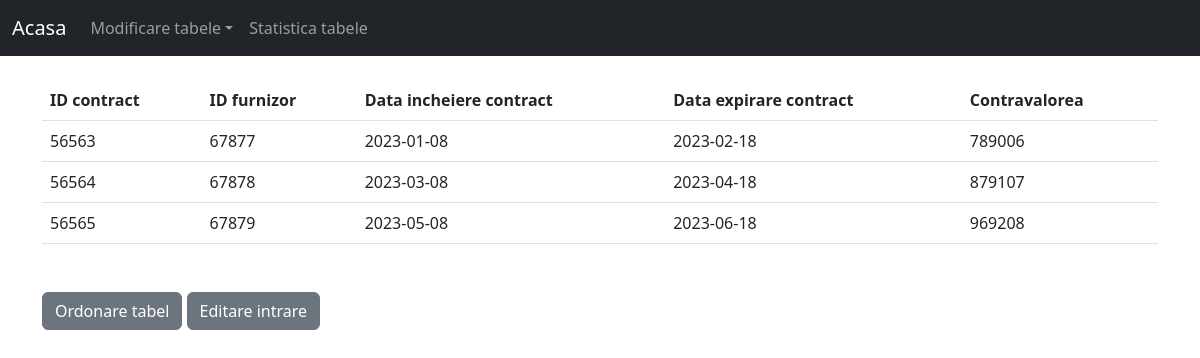
The app's page /website/afisare_contract.php with its own data.
### tables this page shows
CREATE TABLE `contract` (
  `id_contract` int(11) NOT NULL,
  `id_furnizor` int(11) NOT NULL,
  `data_incheiere_contract` date NOT NULL,
  `data_expirare_contract` date NOT NULL,
  `contravaloare` float NOT NULL
);

### website/afisare_contract.php (the view, shortened to what this page needs)
<?php
include 'conexiune_bd.php';
?>
<!doctype html>
<html>
<head>
    <link href="https://cdn.jsdelivr.net/npm/bootstrap@5.2.3/dist/css/bootstrap.min.css" rel="stylesheet">
</head>
<body style="background-color:#ffffff">
    <?php
        require 'navbar.php';
    ?>
<div class="container">
<table class="table mb-5">
  <thead>
    <tr>
      <th scope="col">ID contract</th>
      <th scope="col">ID furnizor</th>
      <th scope="col">Data incheiere contract</th>
      <th scope="col">Data expirare contract</th>
      <th scope="col">Contravalorea</th>
    </tr>
  </thead>
  <tbody>
<?php
 if (!isset($_GET['orderby']))
     $stmt = $conn->prepare("SELECT * FROM contract");
 $stmt->execute();
 $results = $stmt->fetchAll(PDO::FETCH_ASSOC);
 foreach ($results as $result)
 {
    ?>
     <tr>
         <td><?= $result['id_contract'] ?></td>
         <td><?= $result['id_furnizor'] ?></td>
	 <td><?= $result['data_incheiere_contract'] ?></td>
	 <td><?= $result['data_expirare_contract'] ?></td>
         <td><?= $result['contravaloare'] ?></td>
     </tr>
 <?php } ?>
 </tbody>
    </table>
    <p>
  <button class="btn btn-secondary" type="button" data-bs-toggle="collapse" data-bs-target="#collapse1" aria-expanded="false" aria-controls="collapseExample">
    Ordonare tabel
  </button>
  <button class="btn btn-secondary" type="button" data-bs-toggle="collapse" data-bs-target="#collapse2" aria-expanded="false" aria-controls="collapseExample">
    Editare intrare
  </button>
</p>
 </div>
</body>
</html>

### records on screen
contract: id_contract "56563", id_furnizor "67877", data_incheiere_contract "2023-01-08", data_expirare_contract "2023-02-18", contravaloare "789006"
contract: id_contract "56564", id_furnizor "67878", data_incheiere_contract "2023-03-08", data_expirare_contract "2023-04-18", contravaloare "879107"
contract: id_contract "56565", id_furnizor "67879", data_incheiere_contract "2023-05-08", data_expirare_contract "2023-06-18", contravaloare "969208"
